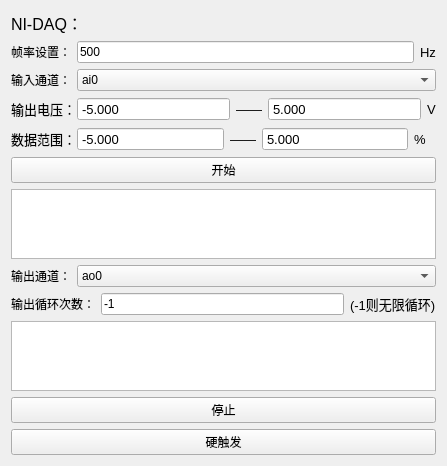
<?xml version="1.0" encoding="UTF-8"?>
<ui version="4.0">
 <class>NIDAQClass</class>
 <widget class="QMainWindow" name="NIDAQClass">
  <property name="geometry">
   <rect>
    <x>0</x>
    <y>0</y>
    <width>447</width>
    <height>447</height>
   </rect>
  </property>
  <property name="windowTitle">
   <string>NIDAQ</string>
  </property>
  <widget class="QWidget" name="centralWidget">
   <layout class="QVBoxLayout" name="verticalLayout">
    <item>
     <widget class="QLabel" name="label">
      <property name="font">
       <font>
        <pointsize>12</pointsize>
       </font>
      </property>
      <property name="text">
       <string>NI-DAQ：</string>
      </property>
     </widget>
    </item>
    <item>
     <layout class="QHBoxLayout" name="horizontalLayout">
      <item>
       <widget class="QLabel" name="label_2">
        <property name="text">
         <string>帧率设置：</string>
        </property>
       </widget>
      </item>
      <item>
       <widget class="QLineEdit" name="TimeLineEdit">
        <property name="text">
         <string>500</string>
        </property>
       </widget>
      </item>
      <item>
       <widget class="QLabel" name="label_14">
        <property name="sizePolicy">
         <sizepolicy hsizetype="Fixed" vsizetype="Preferred">
          <horstretch>0</horstretch>
          <verstretch>0</verstretch>
         </sizepolicy>
        </property>
        <property name="font">
         <font>
          <family>Arial</family>
          <pointsize>10</pointsize>
          <weight>50</weight>
          <bold>false</bold>
         </font>
        </property>
        <property name="text">
         <string>Hz</string>
        </property>
       </widget>
      </item>
     </layout>
    </item>
    <item>
     <layout class="QHBoxLayout" name="horizontalLayout_3">
      <item>
       <widget class="QLabel" name="label_4">
        <property name="maximumSize">
         <size>
          <width>60</width>
          <height>16777215</height>
         </size>
        </property>
        <property name="sizeIncrement">
         <size>
          <width>3</width>
          <height>0</height>
         </size>
        </property>
        <property name="text">
         <string>输入通道：</string>
        </property>
       </widget>
      </item>
      <item>
       <widget class="QComboBox" name="InputComboBox">
        <item>
         <property name="text">
          <string>ai0</string>
         </property>
        </item>
        <item>
         <property name="text">
          <string>ai1</string>
         </property>
        </item>
       </widget>
      </item>
     </layout>
    </item>
    <item>
     <layout class="QHBoxLayout" name="horizontalLayout_5">
      <item>
       <widget class="QLabel" name="label_21">
        <property name="maximumSize">
         <size>
          <width>60</width>
          <height>16777215</height>
         </size>
        </property>
        <property name="font">
         <font>
          <family>宋体</family>
          <pointsize>10</pointsize>
          <weight>50</weight>
          <bold>false</bold>
         </font>
        </property>
        <property name="text">
         <string>输出电压：</string>
        </property>
       </widget>
      </item>
      <item>
       <widget class="QDoubleSpinBox" name="editMinVolt">
        <property name="font">
         <font>
          <family>Arial</family>
          <pointsize>10</pointsize>
          <weight>50</weight>
          <bold>false</bold>
         </font>
        </property>
        <property name="buttonSymbols">
         <enum>QAbstractSpinBox::NoButtons</enum>
        </property>
        <property name="decimals">
         <number>3</number>
        </property>
        <property name="minimum">
         <double>-10.000000000000000</double>
        </property>
        <property name="maximum">
         <double>10.000000000000000</double>
        </property>
        <property name="value">
         <double>-5.000000000000000</double>
        </property>
       </widget>
      </item>
      <item>
       <widget class="QLabel" name="label_26">
        <property name="sizePolicy">
         <sizepolicy hsizetype="Fixed" vsizetype="Preferred">
          <horstretch>0</horstretch>
          <verstretch>0</verstretch>
         </sizepolicy>
        </property>
        <property name="font">
         <font>
          <family>Arial</family>
          <pointsize>10</pointsize>
          <weight>50</weight>
          <bold>false</bold>
         </font>
        </property>
        <property name="text">
         <string>——</string>
        </property>
       </widget>
      </item>
      <item>
       <widget class="QDoubleSpinBox" name="editMaxVolt">
        <property name="font">
         <font>
          <family>Arial</family>
          <pointsize>10</pointsize>
          <weight>50</weight>
          <bold>false</bold>
         </font>
        </property>
        <property name="buttonSymbols">
         <enum>QAbstractSpinBox::NoButtons</enum>
        </property>
        <property name="keyboardTracking">
         <bool>true</bool>
        </property>
        <property name="decimals">
         <number>3</number>
        </property>
        <property name="minimum">
         <double>-10.000000000000000</double>
        </property>
        <property name="maximum">
         <double>10.000000000000000</double>
        </property>
        <property name="value">
         <double>5.000000000000000</double>
        </property>
       </widget>
      </item>
      <item>
       <widget class="QLabel" name="label_13">
        <property name="sizePolicy">
         <sizepolicy hsizetype="Fixed" vsizetype="Preferred">
          <horstretch>0</horstretch>
          <verstretch>0</verstretch>
         </sizepolicy>
        </property>
        <property name="font">
         <font>
          <family>Arial</family>
          <pointsize>10</pointsize>
          <weight>50</weight>
          <bold>false</bold>
         </font>
        </property>
        <property name="text">
         <string>V</string>
        </property>
       </widget>
      </item>
     </layout>
    </item>
    <item>
     <layout class="QHBoxLayout" name="horizontalLayout_6">
      <item>
       <widget class="QLabel" name="label_22">
        <property name="maximumSize">
         <size>
          <width>60</width>
          <height>16777215</height>
         </size>
        </property>
        <property name="font">
         <font>
          <family>宋体</family>
          <pointsize>10</pointsize>
          <weight>50</weight>
          <bold>false</bold>
         </font>
        </property>
        <property name="text">
         <string>数据范围：</string>
        </property>
       </widget>
      </item>
      <item>
       <widget class="QDoubleSpinBox" name="editMinValue">
        <property name="font">
         <font>
          <family>Arial</family>
          <pointsize>10</pointsize>
          <weight>50</weight>
          <bold>false</bold>
         </font>
        </property>
        <property name="buttonSymbols">
         <enum>QAbstractSpinBox::NoButtons</enum>
        </property>
        <property name="decimals">
         <number>3</number>
        </property>
        <property name="minimum">
         <double>-9999.000000000000000</double>
        </property>
        <property name="maximum">
         <double>9999.000000000000000</double>
        </property>
        <property name="value">
         <double>-5.000000000000000</double>
        </property>
       </widget>
      </item>
      <item>
       <widget class="QLabel" name="label_28">
        <property name="sizePolicy">
         <sizepolicy hsizetype="Fixed" vsizetype="Preferred">
          <horstretch>0</horstretch>
          <verstretch>0</verstretch>
         </sizepolicy>
        </property>
        <property name="font">
         <font>
          <family>Arial</family>
          <pointsize>10</pointsize>
          <weight>50</weight>
          <bold>false</bold>
         </font>
        </property>
        <property name="text">
         <string>——</string>
        </property>
       </widget>
      </item>
      <item>
       <widget class="QDoubleSpinBox" name="editMaxValue">
        <property name="font">
         <font>
          <family>Arial</family>
          <pointsize>10</pointsize>
          <weight>50</weight>
          <bold>false</bold>
         </font>
        </property>
        <property name="buttonSymbols">
         <enum>QAbstractSpinBox::NoButtons</enum>
        </property>
        <property name="decimals">
         <number>3</number>
        </property>
        <property name="minimum">
         <double>-9999.000000000000000</double>
        </property>
        <property name="maximum">
         <double>9999.000000000000000</double>
        </property>
        <property name="value">
         <double>5.000000000000000</double>
        </property>
       </widget>
      </item>
      <item>
       <widget class="QLabel" name="labelDataUnit">
        <property name="sizePolicy">
         <sizepolicy hsizetype="Fixed" vsizetype="Preferred">
          <horstretch>0</horstretch>
          <verstretch>0</verstretch>
         </sizepolicy>
        </property>
        <property name="minimumSize">
         <size>
          <width>22</width>
          <height>0</height>
         </size>
        </property>
        <property name="font">
         <font>
          <family>Arial</family>
          <pointsize>10</pointsize>
          <weight>50</weight>
          <bold>false</bold>
         </font>
        </property>
        <property name="text">
         <string>%</string>
        </property>
       </widget>
      </item>
     </layout>
    </item>
    <item>
     <widget class="QPushButton" name="StartButton">
      <property name="text">
       <string>开始</string>
      </property>
     </widget>
    </item>
    <item>
     <widget class="QPlainTextEdit" name="InputTextEdit"/>
    </item>
    <item>
     <layout class="QHBoxLayout" name="horizontalLayout_4">
      <item>
       <widget class="QLabel" name="label_5">
        <property name="maximumSize">
         <size>
          <width>60</width>
          <height>16777215</height>
         </size>
        </property>
        <property name="sizeIncrement">
         <size>
          <width>3</width>
          <height>0</height>
         </size>
        </property>
        <property name="text">
         <string>输出通道：</string>
        </property>
       </widget>
      </item>
      <item>
       <widget class="QComboBox" name="OutputComboBox">
        <item>
         <property name="text">
          <string>ao0</string>
         </property>
        </item>
        <item>
         <property name="text">
          <string>ao1</string>
         </property>
        </item>
        <item>
         <property name="text">
          <string>ao2</string>
         </property>
        </item>
        <item>
         <property name="text">
          <string>ao3</string>
         </property>
        </item>
        <item>
         <property name="text">
          <string>ao4</string>
         </property>
        </item>
        <item>
         <property name="text">
          <string>ao5</string>
         </property>
        </item>
        <item>
         <property name="text">
          <string>ao6</string>
         </property>
        </item>
        <item>
         <property name="text">
          <string>ao7</string>
         </property>
        </item>
        <item>
         <property name="text">
          <string>ao8</string>
         </property>
        </item>
        <item>
         <property name="text">
          <string>ao9</string>
         </property>
        </item>
        <item>
         <property name="text">
          <string>ao10</string>
         </property>
        </item>
        <item>
         <property name="text">
          <string>ao11</string>
         </property>
        </item>
        <item>
         <property name="text">
          <string>ao12</string>
         </property>
        </item>
        <item>
         <property name="text">
          <string>ao13</string>
         </property>
        </item>
        <item>
         <property name="text">
          <string>ao14</string>
         </property>
        </item>
        <item>
         <property name="text">
          <string>ao15</string>
         </property>
        </item>
       </widget>
      </item>
     </layout>
    </item>
    <item>
     <layout class="QHBoxLayout" name="horizontalLayout_2">
      <item>
       <widget class="QLabel" name="label_6">
        <property name="maximumSize">
         <size>
          <width>90</width>
          <height>16777215</height>
         </size>
        </property>
        <property name="sizeIncrement">
         <size>
          <width>3</width>
          <height>0</height>
         </size>
        </property>
        <property name="text">
         <string>输出循环次数：</string>
        </property>
       </widget>
      </item>
      <item>
       <widget class="QLineEdit" name="LoopsLineEdit">
        <property name="text">
         <string>-1</string>
        </property>
       </widget>
      </item>
      <item>
       <widget class="QLabel" name="label_15">
        <property name="sizePolicy">
         <sizepolicy hsizetype="Fixed" vsizetype="Preferred">
          <horstretch>0</horstretch>
          <verstretch>0</verstretch>
         </sizepolicy>
        </property>
        <property name="font">
         <font>
          <family>Arial</family>
          <pointsize>10</pointsize>
          <weight>50</weight>
          <bold>false</bold>
         </font>
        </property>
        <property name="text">
         <string>(-1则无限循环)</string>
        </property>
       </widget>
      </item>
     </layout>
    </item>
    <item>
     <widget class="QPlainTextEdit" name="OutputTextEdit"/>
    </item>
    <item>
     <widget class="QPushButton" name="StopButton">
      <property name="text">
       <string>停止</string>
      </property>
     </widget>
    </item>
    <item>
     <widget class="QPushButton" name="HardTriggeredButton">
      <property name="text">
       <string>硬触发</string>
      </property>
     </widget>
    </item>
   </layout>
  </widget>
 </widget>
 <layoutdefault spacing="6" margin="11"/>
 <resources>
  <include location="NIDAQ.qrc"/>
 </resources>
 <connections/>
</ui>
